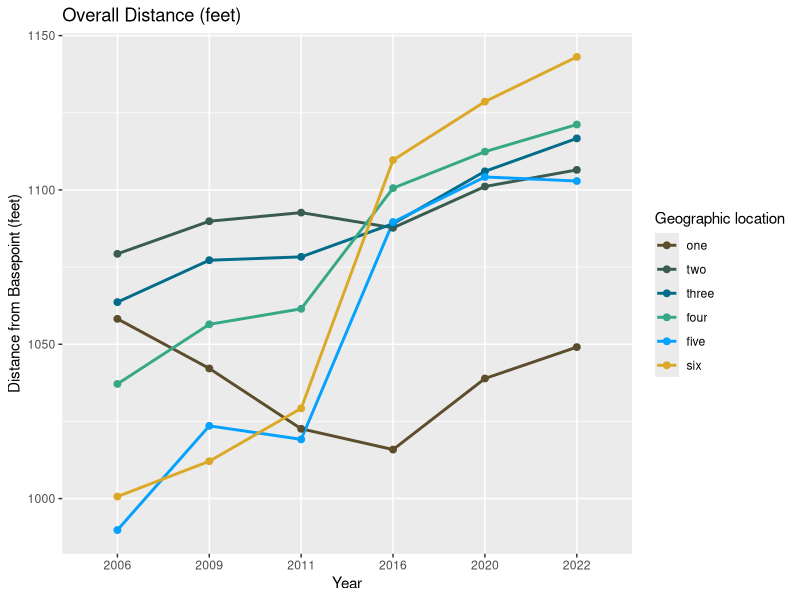
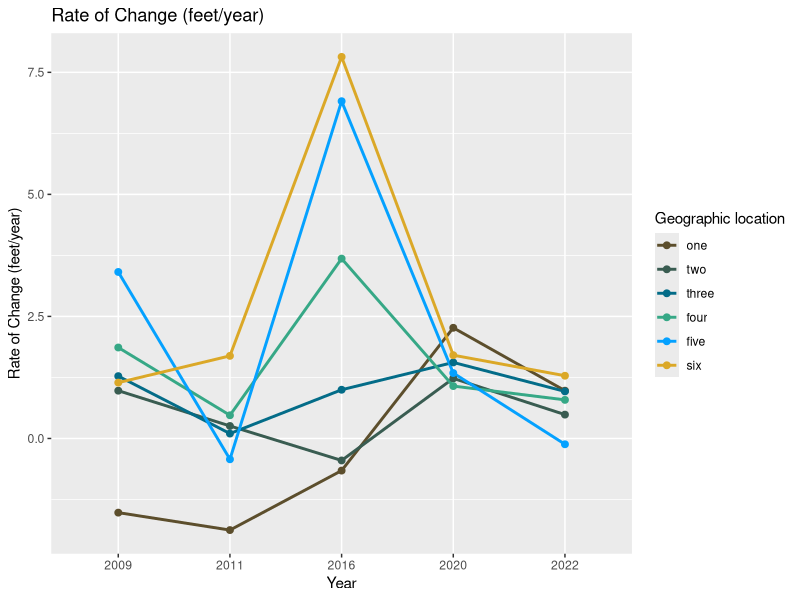
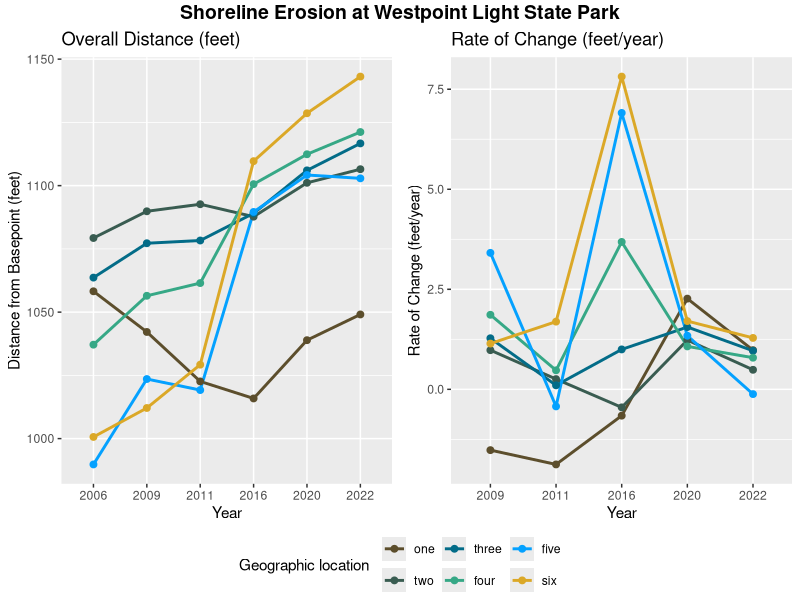

Recreate these plots in R, in order.
## ---- chunk 1
knitr::opts_chunk$set(echo = TRUE)
## ---- chunk 2
#| echo: false
library(ggpubr)
library(tidyverse)
## ---- chunk 3
site.one <- data.frame(year =  c("2006", "2009", "2011", "2016", "2020", "2022"),
                    distance_m = c(322.55, 317.65, 311.69, 309.64, 316.66, 319.76),
                    position = "one")
distance_m = c(322.55, 317.65, 311.69, 309.64, 316.66, 319.76)
distance_f <- distance_m * 3.28084
site.one <- data.frame(year =  c("2006", "2009", "2011", "2016", "2020", "2022"),
                    distance_f,
                    position = "one")

## ---- chunk 4
site.two <- data.frame(year =  c("2006", "2009", "2011", "2016", "2020", "2022"),
                         distance_m = c(328.97, 332.19, 333.04, 331.54, 335.62, 337.26), 
                         position = "two")
distance_m = c(328.97, 332.19, 333.04, 331.54, 335.62, 337.26)
distance_f <- distance_m * 3.28084
site.two <- data.frame(year =  c("2006", "2009", "2011", "2016", "2020", "2022"),
                    distance_f,
                    position = "two")
## ---- chunk 5
site.three <- data.frame(year =  c("2006", "2009", "2011", "2016", "2020", "2022"),
                         distance_m = c(324.20, 328.34, 328.67, 331.95, 337.12, 340.37), 
                         position = "three")
distance_m = c(324.20, 328.34, 328.67, 331.95, 337.12, 340.37)
distance_f <- distance_m * 3.28084
site.three <- data.frame(year =  c("2006", "2009", "2011", "2016", "2020", "2022"),
                    distance_f,
                    position = "three")
## ---- chunk 6
site.four <- data.frame(year =  c("2006", "2009", "2011", "2016", "2020", "2022"),
                         distance_m = c(316.12, 322.01, 323.54, 335.46, 339.06, 341.74), 
                         position = "four")
distance_m = c(316.12, 322.01, 323.54, 335.46, 339.06, 341.74)
distance_f <- distance_m * 3.28084
site.four <- data.frame(year =  c("2006", "2009", "2011", "2016", "2020", "2022"),
                    distance_f,
                    position = "four")
## ---- chunk 7
site.five <- data.frame(year =  c("2006", "2009", "2011", "2016", "2020", "2022"),
                         distance_m = c(301.69, 311.98, 310.65, 332.11, 336.56, 336.16), 
                         position = "five")
distance_m = c(301.69, 311.98, 310.65, 332.11, 336.56, 336.16)
distance_f <- distance_m * 3.28084
site.five <- data.frame(year =  c("2006", "2009", "2011", "2016", "2020", "2022"),
                    distance_f,
                    position = "five")
## ---- chunk 8
site.six <- data.frame(year = c("2006", "2009", "2011", "2016", "2020", "2022"),
                 distance_m = c(305.00, 308.49, 313.71, 338.23, 344.00, 348.42), 
                 position = "six")
distance_m = c(305.00, 308.49, 313.71, 338.23, 344.00, 348.42)
distance_f <- distance_m * 3.28084
site.six <- data.frame(year =  c("2006", "2009", "2011", "2016", "2020", "2022"),
                    distance_f,
                    position = "six")
## ---- chunk 9
distance_to_baseline <- site.one %>% 
  rbind(site.two, site.three, site.four, site.five, site.six)
distance_to_baseline$year <- factor(distance_to_baseline$year,
                                    levels = c("2006", "2009", "2011", "2016", "2020", "2022"))
distance_to_baseline$position <- factor(distance_to_baseline$position, 
                                        levels = c("one", "two", "three", "four", "five", "six"))

distance_wide <- pivot_wider(distance_to_baseline,names_from = year, values_from = distance_f)
## ---- chunk 10
distance.plot <- ggplot(distance_to_baseline, aes(group=position, y=distance_f, x=year, color=position)) +
  geom_line(linewidth = 1) +
  geom_point(size = 2) +
  scale_color_manual(values = c('#5C4E2C', '#395C51', "#036C88", "#36A886","#04A1FF", "#DBA827"), 
                     name = "Geographic location") +
  xlab("Year") + 
  ylab("Distance from Basepoint (feet)") +
  ggtitle("Overall Distance (feet)")
distance.plot
## ---- chunk 11
ROC <- distance_to_baseline %>% 
  group_by(position) %>% 
  arrange(position, year) %>% 
  mutate(rate = 100 * (distance_f - lag(distance_f))/lag(distance_f)) %>%
  drop_na()
## ---- chunk 12
ROC.plot <- ggplot(data=ROC, aes(x=year, y=rate, group=position, color = position)) +
  geom_line(linewidth = 1) +
  geom_point(size = 2) +
  scale_color_manual(values = c('#5C4E2C', '#395C51', "#036C88", "#36A886","#04A1FF", "#DBA827"), 
                     name = "Geographic location") +
  xlab("Year") + 
  ylab("Rate of Change (feet/year)") +
  ggtitle("Rate of Change (feet/year)")
ROC.plot
## ---- chunk 13
all.plots <- ggarrange(distance.plot, ROC.plot, common.legend = TRUE, legend="bottom")
annotate_figure(all.plots, top = text_grob("Shoreline Erosion at Westpoint Light State Park", 
                                      color = "black", face = "bold", size = 14))
## ---- chunk 14
distance_to_baseline$year <- as.numeric(as.character(distance_to_baseline$year))
prediction <- distance_to_baseline %>%
  group_by(position) %>%
  mutate(time_diff = max(year) - min(year),
         distance_diff = distance_f[year == 2022] - distance_f[year == 2006],
         m_change_per_year = round(distance_diff / time_diff),
         year_15_erosion = m_change_per_year * 15,
         year_25_erosion = m_change_per_year * 25) %>%
  select(position:year_25_erosion) %>%
  unique()
prediction <- prediction[order(prediction$position),]
prediction
## ---- chunk 15
wavelength <- data.frame(site =  seq(1:6),
                       wavelength = c(58.7, 56.8, 61.5, 85, 57.9, 57.7))
avg.wavelength <- mean(wavelength$wavelength)
